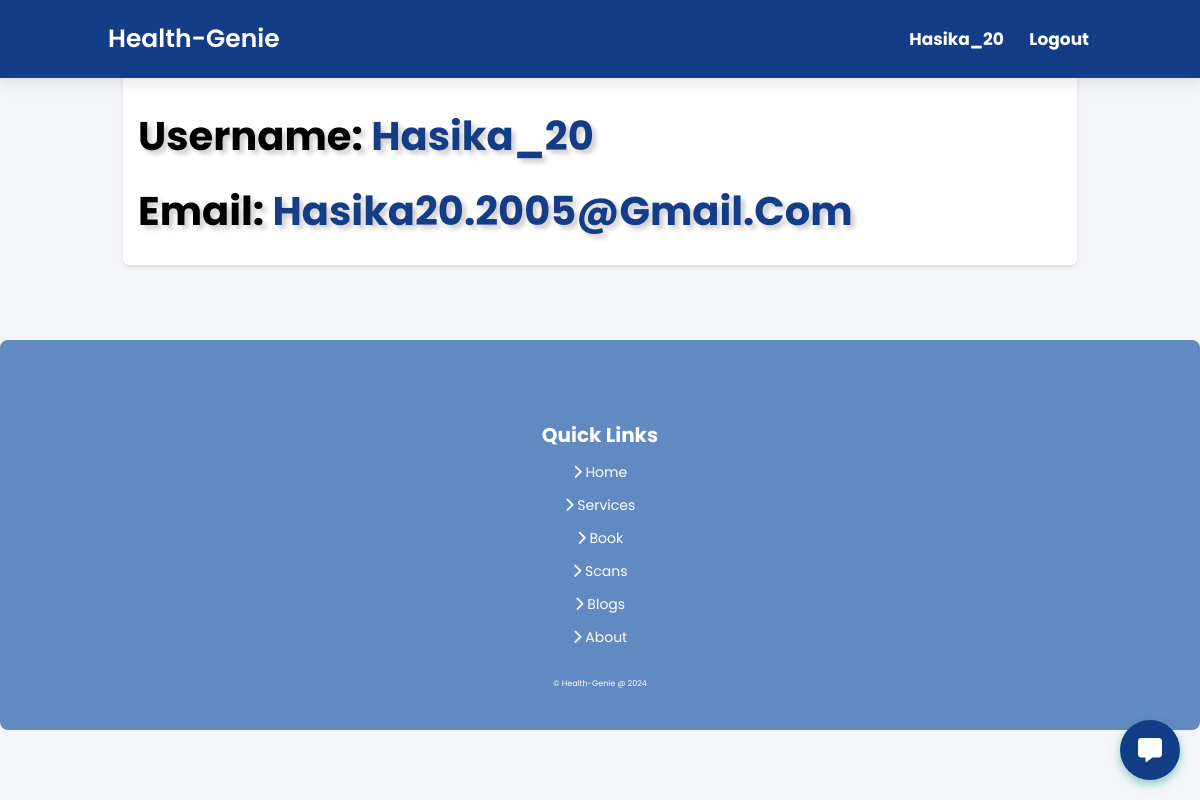
Before: /profile (signed in) with the older database file.
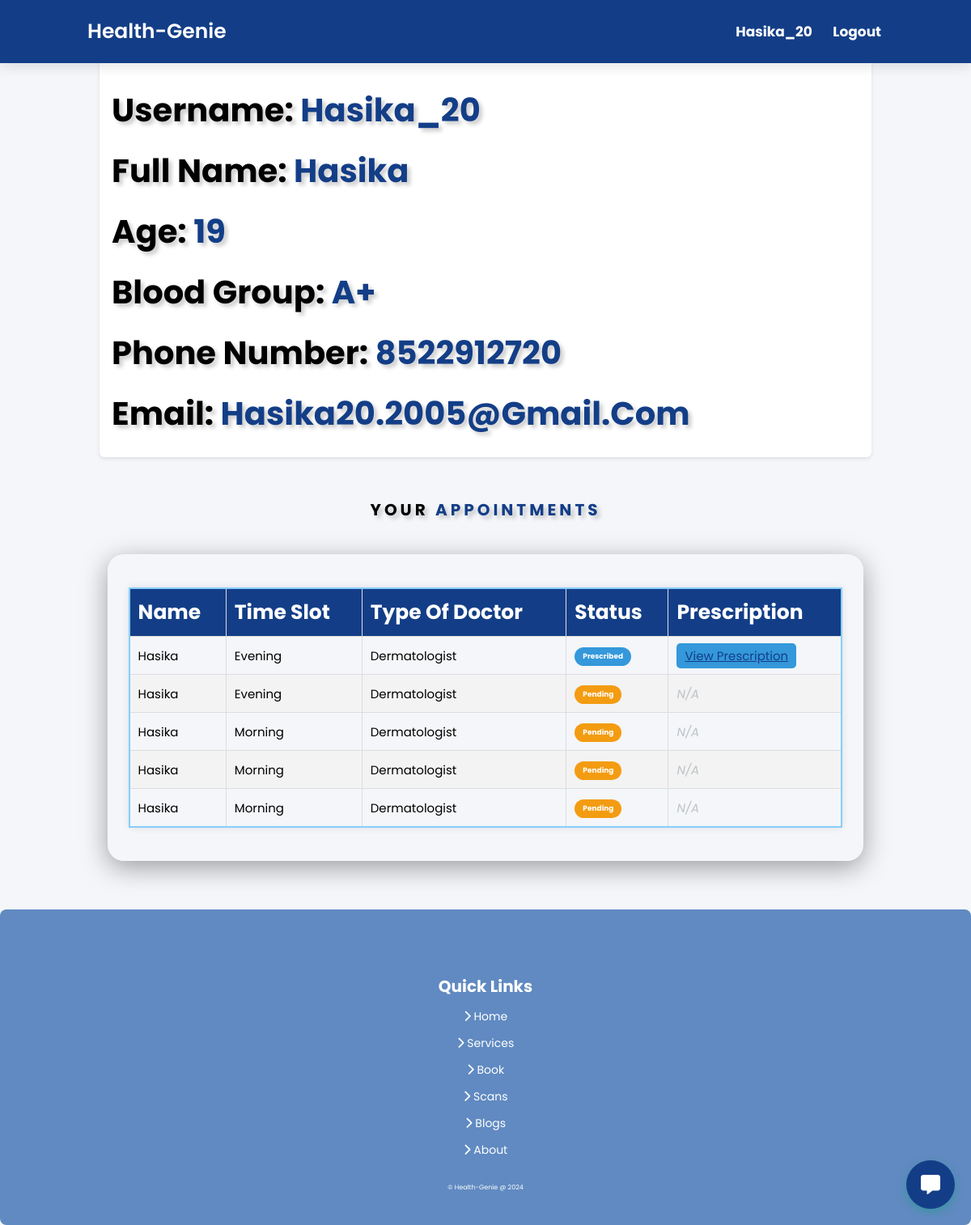
After: the same page with the newer database file.
### app.py (models this page shows)
class User(db.Model):
    id = db.Column(db.Integer, primary_key=True)
    username = db.Column(db.String(80), unique=True, nullable=False)
    email = db.Column(db.String(120), nullable=False)
    password = db.Column(db.String(120), nullable=False)
    type_of_doctor = db.Column(db.String(50))

class Appointment(db.Model):
    id = db.Column(db.Integer, primary_key=True)
    name = db.Column(db.String(80), nullable=False)
    age = db.Column(db.Integer, nullable=False)
    blood_group = db.Column(db.String(10), nullable=False)
    time_slot = db.Column(db.String(50), nullable=False)
    phone_number = db.Column(db.String(15), nullable=False)
    email = db.Column(db.String(120), nullable=False)
    type_of_doctor = db.Column(db.String(50))
    status = db.Column(db.String(20), default='Pending')
    prescription_file = db.Column(db.String(255))
    user_id = db.Column(db.Integer, db.ForeignKey('user.id'), nullable=False)
    user = db.relationship('User', backref=db.backref('appointments', lazy=True))

### app.py (the view)
@app.route('/profile', methods=['GET', 'POST'])
def profile():
    username = None
    if 'user_id' in session:
        user = User.query.get(session['user_id'])
        username = user.username
        Email = user.email
        user_appointments = user.appointments
        return render_template('patient-profile.html', username=username,Email=Email, user_appointments=user_appointments)
    return render_template('index')

### templates/patient-profile.html (shortened to what this page needs)
<!DOCTYPE html>
<html lang="en">
  <head>
    <link
      rel="stylesheet"
      href="https://cdnjs.cloudflare.com/ajax/libs/font-awesome/6.5.1/css/all.min.css"
    />
    <link rel="stylesheet" href="./static/css/style.css" />
  </head>
  <body>
    <header class="header">
      <a href="{{url_for('index')}}" class="logo" style="color: white;"
        >Health-Genie</a
      >
      <nav class="navbar">
        {% if username %}
        <a href="#" class="disabled">{{username}}</a>
        <a href="{{url_for('logout')}}">Logout</a>
        {% else %}
        <a href="{{url_for('login')}}">Login</a>
        {% endif %}
      </nav>
    </header>
    <section class="about" id="about">
      <div class="row">
        <div class="image">
        </div>
        <div class="content">
          <h3>Username: <span>{{username}}</span></h3>
          {% if user_appointments %} {% for appointment in user_appointments %}
          {% if loop.first %}
          <h3>Full Name: <span>{{appointment.name}}</span></h3>
          <h3>Age: <span>{{appointment.age}}</span></h3>
          <h3>Blood Group: <span>{{appointment.blood_group}}</span></h3>
          <h3>Phone Number: <span>{{appointment.phone_number}}</span></h3>
          <h3>Email: <span>{{appointment.email}}</span></h3>
          {% endif %} {% endfor %} {% else %}
          <h3>Email: <span>{{Email}}</span></h3>
          {% endif %}
        </div>
      </div>
    </section>
    {% if user_appointments %}
    <h1 class="heading" style="color: black;">Your <span style="color: rgb(19, 62, 135)">Appointments</span></h1>
    <section class="book" id="book">
      <div class="glass-row-book">
        <table class="styled-table">
          <thead>
            <tr>
              <th>Name</th>
              <th>Time Slot</th>
              <th>Type of Doctor</th>
              <th>Status</th>
              <th>Prescription</th>
            </tr>
          </thead>
          <tbody>
            {% for appointment in user_appointments %}
            <tr>
              <td>{{ appointment.name }}</td>
              <td>{{ appointment.time_slot }}</td>
              <td>{{ appointment.type_of_doctor }}</td>
              <td>
                <span class="status-badge {{ appointment.status | lower }}">
                  {{ appointment.status }}
                </span>
              </td>
              <td>
                {% if appointment.status == 'Prescribed' %}
                <a
                  href="{{ url_for('view_prescription_patient', appointment_id=appointment.id) }}"
                  target="_blank"
                  class="btn-view"
                  >View Prescription</a
                >
                {% else %}
                <span class="not-available">N/A</span>
                {% endif %}
              </td>
            </tr>
            {% endfor %}
          </tbody>
        </table>
      </div>
    </section>
    {% endif %}
      <button class="chatbot-button" id="chatbot-toggle">
        <i class="fas fa-comment-alt"></i>
      </button>
    <section class="footer-section">
			<div class="box-container">
				<div class="quick-links">
					<h3 style="font-size: 2rem;">Quick Links</h3>
					<a href="{{url_for('index')}}#home"
						><i class="fas fa-chevron-right"></i> Home</a
					>
					<a href="{{url_for('index')}}#services"
						><i class="fas fa-chevron-right"></i> Services</a
					>
					<a href="{{url_for('index')}}#book"
						><i class="fas fa-chevron-right"></i> Book</a
					>
					<a href="{{url_for('index')}}#scans"
						><i class="fas fa-chevron-right"></i> Scans</a
					>
					<a href="{{url_for('index')}}#blogs"
						><i class="fas fa-chevron-right"></i> Blogs</a
					>
					<a href="{{url_for('index')}}#about"
						><i class="fas fa-chevron-right"></i> About</a
					>
				</div>
			</div>
			<div class="credit">&copy; Health-Genie @ 2024</div>
		</section>
  </body>
</html>

### static/css/style.css (style rules this page uses)
a.disabled { pointer-events: none; cursor: default; }
body { background-size: cover; background-position: center; }
:root { --green: #16a085; --black: #000000; --light-color: #ececec; --box-shadow: 0.5rem 0.5rem 0.5rem rgba(135, 206, 250, 0.2); --text-shadow: 0.4rem 0.4rem 0.5rem rgba(0, 0, 0, 0.2); --border: 0.2rem solid rgba(135, 206, 250, 1); }
* { padding: 0; margin: 0; box-sizing: border-box; font-family: "Poppins", sans-serif; text-transform: capitalize; outline: none; border: none; transition: all 0.2s ease-out; text-decoration: none; }
html { font-size: 62.5%; overflow-x: hidden; scroll-padding-top: 7rem; scroll-behavior: smooth; }
section { padding: 2rem 9%; }
.header { padding: 2rem 9%; position: fixed; top: 0; left: 0; right: 0; z-index: 1000; box-shadow: 0 0.5rem 1.5rem rgba(0, 0, 0, 0.1); display: flex; align-items: center; justify-content: space-between; background: rgb(19, 62, 135); }
.header .logo { font-size: 2.5rem; color: #fff; font-weight: 600; }
.logo { font-size: 2.5rem; color: white; font-weight: 600; }
.header .navbar a { font-size: 1.7rem; color: white; margin-left: 2rem; font-weight: 700; }
.heading { text-align: center; padding-bottom: 2rem; text-shadow: var(--text-shadow); text-transform: uppercase; color: var(--black); font-size: 5rem; letter-spacing: 0.4rem; }
.heading span { text-transform: uppercase; color: var(--green); }
.about .row { display: flex; align-items: center; flex-wrap: wrap; gap: 2rem; }
.about .row .image { flex: 1 1 45rem; }
.about .row .content { flex: 1 1 45rem; }
.about .row .content h3 { color: var(--black); text-shadow: var(--text-shadow); font-size: 4rem; line-height: 1.8; }
table { width: 100%; justify-content: space-between; border: var(--border); padding: 20px; border-radius: 0.5rem; }
table td { font-size: 1.5rem; color: var(--black); }
table td a { font-size: 1.5rem; color: #16a085; }
table th { font-size: 2.5rem; color: var(--black); }
.glass-row-book { border-radius: 20px; border: 1px solid rgba(255, 255, 255, 0.18); box-shadow: 0 8px 32px 0 rgba(0, 0, 0, 0.37); text-align: center; padding: 2.5rem; margin: auto; width: 95%; }

Changed rows visible on the page:
shown differently, row unchanged: User "Hasika_20": email "Hasika20.2005@gmail.com" → (not shown)
added Appointment: name "Hasika", age "19", blood_group "A+", phone_number "8522912720", email "Hasika20.2005@gmail.com", time_slot "Evening", type_of_doctor "Dermatologist", status "Prescribed"
added Appointment: name "Hasika", time_slot "Evening", type_of_doctor "Dermatologist", status "Pending", shows "N/A", shown under "YOUR APPOINTMENTS"
added Appointment: name "Hasika", time_slot "Morning", type_of_doctor "Dermatologist", status "Pending", shows "N/A", shown under "YOUR APPOINTMENTS"
added Appointment: name "Hasika", time_slot "Morning", type_of_doctor "Dermatologist", status "Pending", shows "N/A", shown under "YOUR APPOINTMENTS"
added Appointment: name "Hasika", time_slot "Morning", type_of_doctor "Dermatologist", status "Pending", shows "N/A", shown under "YOUR APPOINTMENTS"
Other visible differences:
text no longer shown: "Email:"
text now shown: "YOUR APPOINTMENTS Name Time Slot Type Of Doctor Status Prescription"
